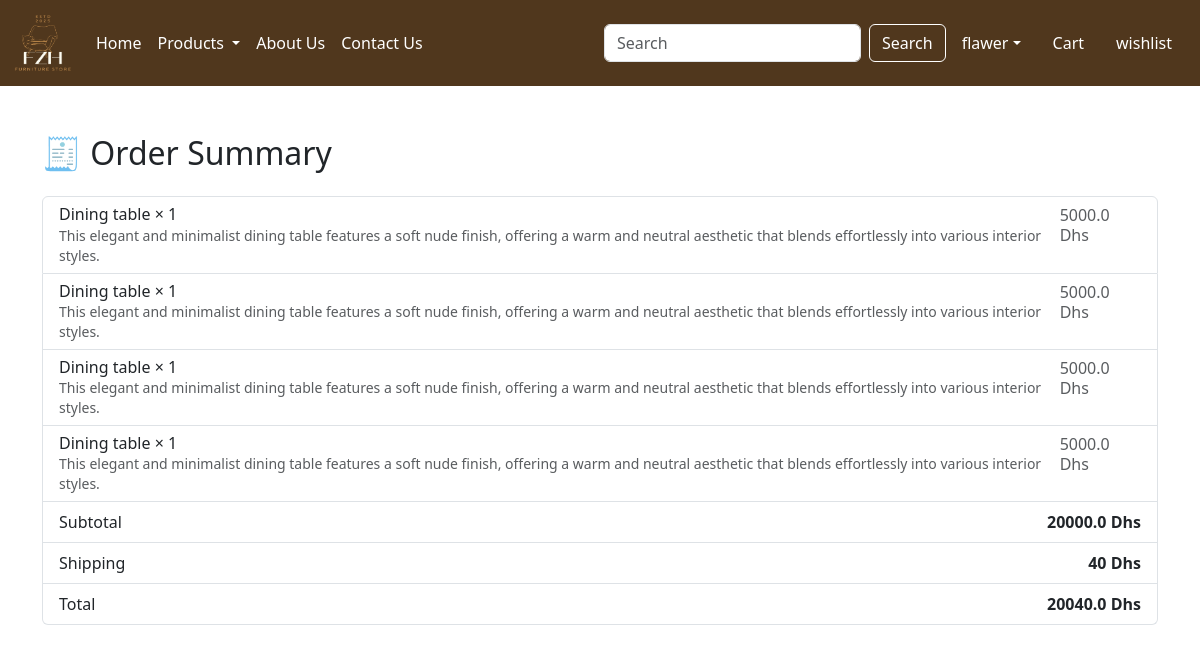
Screenshot of /checkout/ (signed in) with the database file from the repository.
### app/models.py (models this page shows, shortened)
class Cart(models.Model):
    user = models.ForeignKey(User,on_delete=models.CASCADE)
    product = models.ForeignKey(Product, on_delete=models.CASCADE)
    quantity = models.PositiveIntegerField(default=1)

class Product(models.Model):
    title = models.CharField(max_length=100)
    selling_price= models.FloatField()
    discounted_price = models.FloatField()
    description = models.TextField()
    composition = models.TextField(default='')
    prodapp= models.TextField(default='')
    category = models. CharField (choices=CATEGORY_CHOICES,max_length=2)
    product_image = models. ImageField(upload_to= 'product')

### app/views.py (the view, shortened to what this page needs)
# urls.py: path('checkout/', views.checkout, name='checkout'),
@login_required
def checkout(request):
    user = request.user
    cart_items = Cart.objects.filter(user=user)
    amount = 0
    for item in cart_items:
        amount += item.quantity * item.product.selling_price
    totalamount = amount + 40  # Livraison
    return render(request, 'app/checkout.html', {'cart_items': cart_items, 'amount': amount, 'totalamount': totalamount})

### app/templates/app/checkout.html (shortened to what this page needs)
{% extends 'app/base.html' %}
{% block main-content %}
<div class="container mt-5">
    <h2 class="mb-4">🧾 Order Summary</h2>
    <ul class="list-group mb-3">
        {% for item in cart_items %}
        <li class="list-group-item d-flex justify-content-between lh-sm">
            <div>
                <h6 class="my-0">{{ item.product.title }} × {{ item.quantity }}</h6>
                <small class="text-muted">{{ item.product.description }}</small>
            </div>
            <span class="text-muted">{{ item.product.selling_price }} Dhs</span>
        </li>
        {% endfor %}
        <li class="list-group-item d-flex justify-content-between">
            <span>Subtotal</span>
            <strong>{{ amount }} Dhs</strong>
        </li>
        <li class="list-group-item d-flex justify-content-between">
            <span>Shipping</span>
            <strong>40 Dhs</strong>
        </li>
        <li class="list-group-item d-flex justify-content-between">
            <span>Total</span>
            <strong>{{ totalamount }} Dhs</strong>
        </li>
    </ul>
</div>
{% endblock %}

### app/templates/app/base.html (shortened to what this page needs)
<!DOCTYPE html>
{% load static %}
<html lang="en">
<head>
    <link href="https://cdn.jsdelivr.net/npm/bootstrap@5.3.5/dist/css/bootstrap.min.css" rel="stylesheet">
    <link rel="stylesheet" href ="{% static 'app/css/owl.carousel.min.css' %}" />
    <link rel="stylesheet" href ="{% static 'app/css/all.min.css' %}" />
    <link rel="stylesheet" href ="{% static 'app/css/style.css' %}" />
    <link href="https://cdnjs.cloudflare.com/ajax/libs/font-awesome/6.5.1/css/all.min.css" rel="stylesheet">
</head>
<body>
    <nav class="navbar navbar-expand-lg navbar-dark bg-brown">
        <div class="container-fluid">
          <a class="navbar-brand" href="#">
            <img src="{% static "app/images/Capture6.PNG"%}" width="60" height="60"/>
          </a>
          <div class="collapse navbar-collapse" id="navbarSupportedContent">
            <ul class="navbar-nav me-auto mb-2 mb-lg-0">
              {% if request.user.is_authenticated   %}
              <li class="nav-item">
                <a class="nav-link active" aria-current="page" href="/">Home</a>
              </li>
              <li class="nav-item dropdown">
                <a class="nav-link dropdown-toggle" href="#" role="button" data-bs-toggle="dropdown" aria-expanded="false">
                  Products
                </a>
              </li>
              <li class="nav-item">
                <a class="nav-link" href="{% url 'about' %}">About Us</a>
              </li>
              <li class="nav-item">
                <a class="nav-link" href="{% url 'contact' %}">Contact Us</a>
              </li>
            </ul>
            <form class="d-flex" role="search">
              <input class="form-control me-2" type="search" placeholder="Search" aria-label="Search">
              <button class="btn btn-outline-brown" type="submit">Search</button>
            </form>
          </div>
          <ul class="navbar-nav me-auto mb-2 mb-lg-0">
            <li class="nav-item dropdown mx-2">
              <a class="nav-link dropdown-toggle" href="#"
              id="profileDropdown" role="button" data-bs-toggle="dropdown"
              aria-expanded="false">flawer</a>
            </li>
            <li class="nav-item mx-2">
              <a href="{% url 'showcart' %}" class="nav-link">Cart </a>
            </li>
            <li class="nav-item mx-2">
              <a href="{% url 'wishlist' %}" class="nav-link">wishlist </a>
            </li>
            {% endif %}
          </ul>
        </div>
      </nav>
      {% block main-content %}{% endblock main-content %}
</body>
</html>

### app/templates/app/base.html (style rules this page uses)
.bg-brown { background-color:#50371D; }
.navbar-dark .navbar-nav .nav-link { color: white; }
.btn-outline-brown { color: white; border-color: white; }

### rows the page displays
Cart: product "Dining table", quantity "1", product.description "This elegant and minimalist dining table features a soft nude finish, offering a warm and neutral aesthetic that blends effortlessly into various interior styles.", product.selling_price "5000.0"
Cart: product "Dining table", quantity "1", product.description "This elegant and minimalist dining table features a soft nude finish, offering a warm and neutral aesthetic that blends effortlessly into various interior styles.", product.selling_price "5000.0"
Cart: product "Dining table", quantity "1", product.description "This elegant and minimalist dining table features a soft nude finish, offering a warm and neutral aesthetic that blends effortlessly into various interior styles.", product.selling_price "5000.0"
Cart: product "Dining table", quantity "1", product.description "This elegant and minimalist dining table features a soft nude finish, offering a warm and neutral aesthetic that blends effortlessly into various interior styles.", product.selling_price "5000.0"

### other values shown
{{ amount }} "20000.0"
{{ totalamount }} "20040.0"
